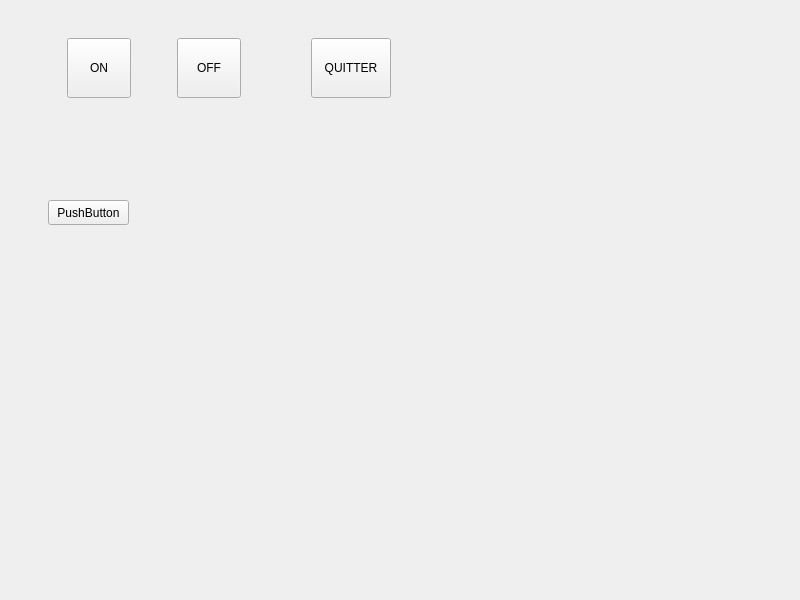
<?xml version="1.0" encoding="UTF-8"?>
<ui version="4.0">
 <class>MainWindow</class>
 <widget class="QMainWindow" name="MainWindow">
  <property name="geometry">
   <rect>
    <x>0</x>
    <y>0</y>
    <width>800</width>
    <height>600</height>
   </rect>
  </property>
  <property name="windowTitle">
   <string>MainWindow</string>
  </property>
  <widget class="QWidget" name="centralwidget">
   <layout class="QHBoxLayout" name="horizontalLayout">
    <item>
     <widget class="QWidget" name="widgetGauche" native="true">
      <property name="maximumSize">
       <size>
        <width>400</width>
        <height>16777215</height>
       </size>
      </property>
      <layout class="QVBoxLayout" name="verticalLayout">
       <item>
        <widget class="QWidget" name="widgetBP" native="true">
         <property name="minimumSize">
          <size>
           <width>0</width>
           <height>100</height>
          </size>
         </property>
         <property name="maximumSize">
          <size>
           <width>16777215</width>
           <height>100</height>
          </size>
         </property>
         <layout class="QHBoxLayout" name="horizontalLayout_2">
          <item>
           <spacer name="horizontalSpacer">
            <property name="orientation">
             <enum>Qt::Horizontal</enum>
            </property>
            <property name="sizeHint" stdset="0">
             <size>
              <width>57</width>
              <height>20</height>
             </size>
            </property>
           </spacer>
          </item>
          <item>
           <widget class="QPushButton" name="bpOn">
            <property name="minimumSize">
             <size>
              <width>60</width>
              <height>60</height>
             </size>
            </property>
            <property name="text">
             <string>ON</string>
            </property>
           </widget>
          </item>
          <item>
           <spacer name="horizontalSpacer_2">
            <property name="orientation">
             <enum>Qt::Horizontal</enum>
            </property>
            <property name="sizeHint" stdset="0">
             <size>
              <width>57</width>
              <height>20</height>
             </size>
            </property>
           </spacer>
          </item>
          <item>
           <widget class="QPushButton" name="bpOff">
            <property name="minimumSize">
             <size>
              <width>60</width>
              <height>60</height>
             </size>
            </property>
            <property name="text">
             <string>OFF</string>
            </property>
           </widget>
          </item>
          <item>
           <spacer name="horizontalSpacer_4">
            <property name="orientation">
             <enum>Qt::Horizontal</enum>
            </property>
            <property name="sizeHint" stdset="0">
             <size>
              <width>40</width>
              <height>20</height>
             </size>
            </property>
           </spacer>
          </item>
          <item>
           <spacer name="horizontalSpacer_3">
            <property name="orientation">
             <enum>Qt::Horizontal</enum>
            </property>
            <property name="sizeHint" stdset="0">
             <size>
              <width>57</width>
              <height>20</height>
             </size>
            </property>
           </spacer>
          </item>
          <item>
           <widget class="QPushButton" name="bpQuitter">
            <property name="minimumSize">
             <size>
              <width>0</width>
              <height>60</height>
             </size>
            </property>
            <property name="text">
             <string>QUITTER</string>
            </property>
           </widget>
          </item>
         </layout>
        </widget>
       </item>
       <item>
        <spacer name="verticalSpacer_2">
         <property name="orientation">
          <enum>Qt::Vertical</enum>
         </property>
         <property name="sizeHint" stdset="0">
          <size>
           <width>20</width>
           <height>40</height>
          </size>
         </property>
        </spacer>
       </item>
       <item>
        <widget class="QWidget" name="widgetCheckUp" native="true">
         <property name="minimumSize">
          <size>
           <width>0</width>
           <height>100</height>
          </size>
         </property>
         <widget class="QPushButton" name="pushButton">
          <property name="geometry">
           <rect>
            <x>30</x>
            <y>50</y>
            <width>81</width>
            <height>25</height>
           </rect>
          </property>
          <property name="text">
           <string>PushButton</string>
          </property>
         </widget>
        </widget>
       </item>
       <item>
        <spacer name="verticalSpacer">
         <property name="orientation">
          <enum>Qt::Vertical</enum>
         </property>
         <property name="sizeHint" stdset="0">
          <size>
           <width>20</width>
           <height>40</height>
          </size>
         </property>
        </spacer>
       </item>
       <item>
        <widget class="QWidget" name="widget" native="true">
         <property name="minimumSize">
          <size>
           <width>300</width>
           <height>300</height>
          </size>
         </property>
         <layout class="QHBoxLayout" name="horizontalLayout_3">
          <item>
           <widget class="QWidget" name="widgetLidar" native="true">
            <property name="minimumSize">
             <size>
              <width>250</width>
              <height>250</height>
             </size>
            </property>
            <property name="maximumSize">
             <size>
              <width>250</width>
              <height>250</height>
             </size>
            </property>
           </widget>
          </item>
         </layout>
        </widget>
       </item>
      </layout>
     </widget>
    </item>
    <item>
     <widget class="QWidget" name="widgetDroite" native="true">
      <layout class="QVBoxLayout" name="verticalLayout_2">
       <item>
        <widget class="QWidget" name="widgetVoiture" native="true"/>
       </item>
       <item>
        <widget class="QWidget" name="widgetBatterie" native="true">
         <property name="maximumSize">
          <size>
           <width>16777215</width>
           <height>200</height>
          </size>
         </property>
        </widget>
       </item>
      </layout>
     </widget>
    </item>
   </layout>
  </widget>
 </widget>
 <resources/>
 <connections/>
</ui>
